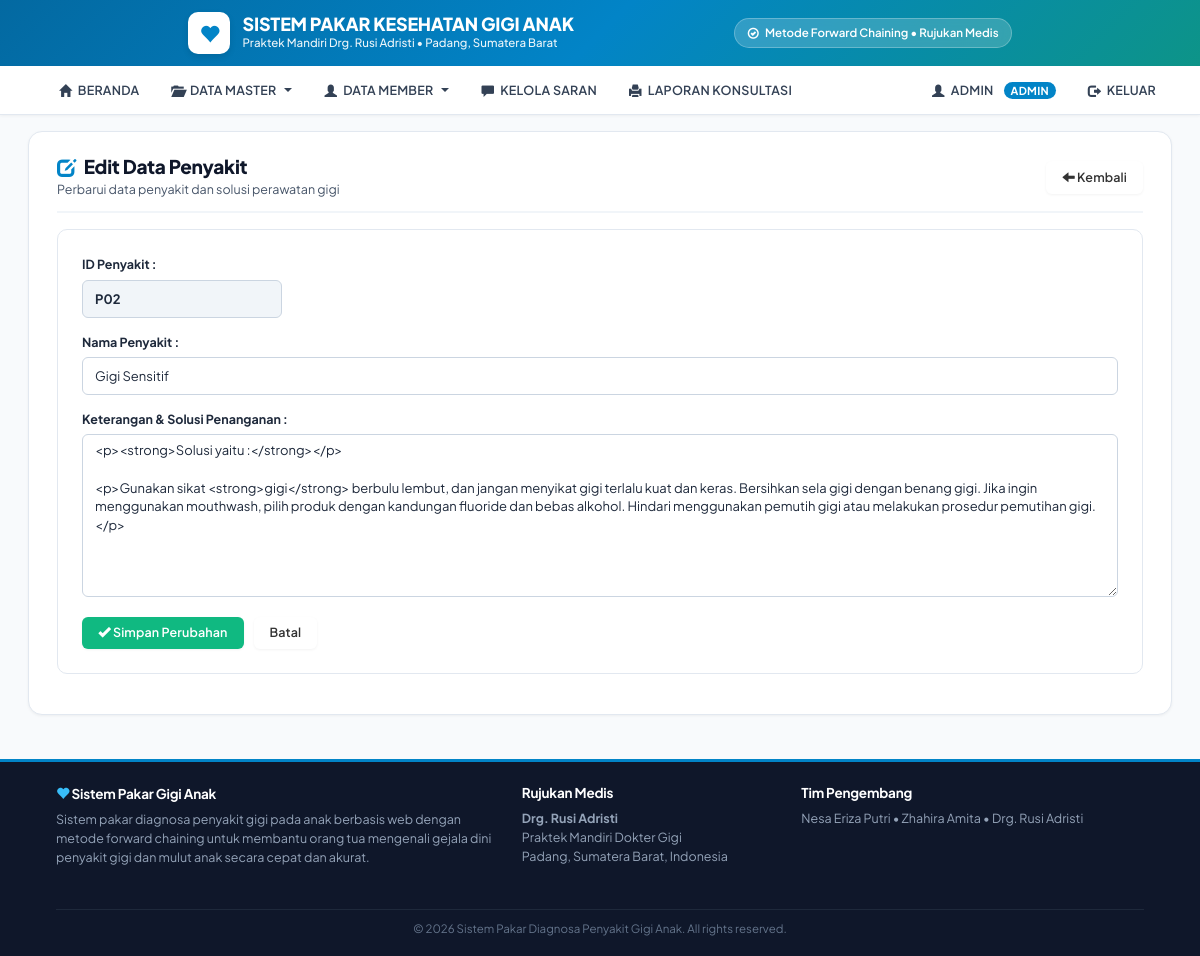
The app's page /kelola_penyakit/edit.php?id_penyakit=P02 (signed in) with its own data.
### tables this page shows
CREATE TABLE `penyakit` (
  `id_penyakit` varchar(5) NOT NULL,
  `nm_penyakit` varchar(70) NOT NULL,
  `keterangan` text NOT NULL
);

### kelola_penyakit/edit.php (the view, shortened to what this page needs)
<?php
include "../library.php";
$id = isset($_GET['id_penyakit']) ? mysqli_real_escape_string($koneksi, $_GET['id_penyakit']) : '';
$kueri = mysqli_query($koneksi, "SELECT * FROM penyakit WHERE id_penyakit='$id';");
$isi = mysqli_fetch_array($kueri, MYSQLI_BOTH);
?>
<body>
<?php
include "../template/kiri.php";
?>
<div class="page-header-custom">
  <div>
    <h3 class="page-title"><span class="glyphicon glyphicon-edit" style="color:var(--primary);"></span> Edit Data Penyakit</h3>
    <div class="page-subtitle">Perbarui data penyakit dan solusi perawatan gigi</div>
  </div>
  <div>
    <a href="penyakit.php" class="btn btn-default btn-sm">
      <span class="glyphicon glyphicon-arrow-left"></span> Kembali
    </a>
  </div>
</div>
<div class="article-card" style="padding: 24px;">
  <form method="POST">
    <div class="form-group">
      <label><strong>ID Penyakit :</strong></label>
      <input class="form-control" type="text" value="<?php echo htmlspecialchars($isi['id_penyakit']); ?>" disabled style="max-width:200px; background-color:var(--slate-100); font-weight:bold;" />
    </div>
    <div class="form-group">
      <label for="Tnm_penyakit"><strong>Nama Penyakit :</strong></label>
      <input id="Tnm_penyakit" class="form-control" type="text" name="Tnm_penyakit" value="<?php echo htmlspecialchars($isi['nm_penyakit']); ?>" maxlength="100" minlength="3" required />
    </div>
    <div class="form-group">
      <label for="Tketerangan"><strong>Keterangan &amp; Solusi Penanganan :</strong></label>
      <textarea id="Tketerangan" class="form-control" name="Tketerangan" rows="8"><?php echo $isi['keterangan']; ?></textarea>
    </div>
    <div style="display:flex; gap:10px; margin-top:20px;">
      <button type="submit" name="Bsimpan" class="btn btn-success">
        <span class="glyphicon glyphicon-ok"></span> Simpan Perubahan
      </button>
      <a href="penyakit.php" class="btn btn-default">
        Batal
      </a>
    </div>
  </form>
</div>
<?php
include "../template/kanan.php";
include "../template/footer.php";
?>

### records on screen
penyakit: id_penyakit "P02", Tnm_penyakit "Gigi Sensitif", Tketerangan "<p><strong>Solusi yaitu :</strong></p> <p>Gunakan sikat <strong>gigi</strong> berbulu lembut, dan jangan menyikat gigi terlalu kuat dan keras. Bersihkan sela gigi dengan benang gigi. Jika ingin menggunakan mouthwash, pilih produk dengan kandungan fluoride dan bebas alkohol. Hindari menggunakan pemutih gigi atau melakukan prosedur pemutihan gigi.</p>"

### other values on screen
$_SESSION['username'] "ADMIN"
$roleName "ADMIN"
